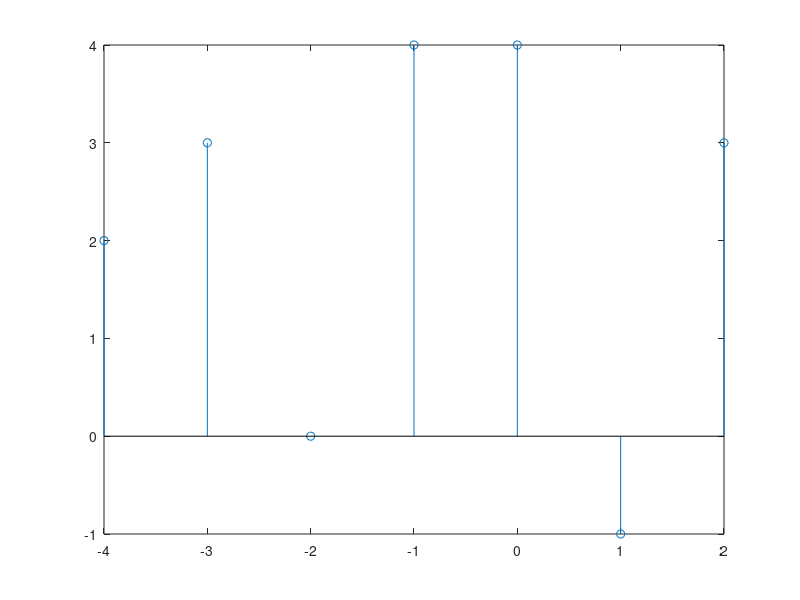

This figure's MATLAB source:
clear all;
close all;
clc;

x = [2 1 -1 3]
h = [1 0 1 1]
h = flip(h);

xt = -3:0;
ht = -1:2;
temp = x.'.*h;
y = zeros(1,length(x)+length(h)-1);
begt = xt(1)+ht(1);
endt = xt(length(x)) + ht(length(h));
t = [begt:endt];
for i = 1:length(h)
    for j = 1:length(x)
        y(i+j-1) = y(i+j-1) + temp(i,j);
    end
end
stem(t,y);    

